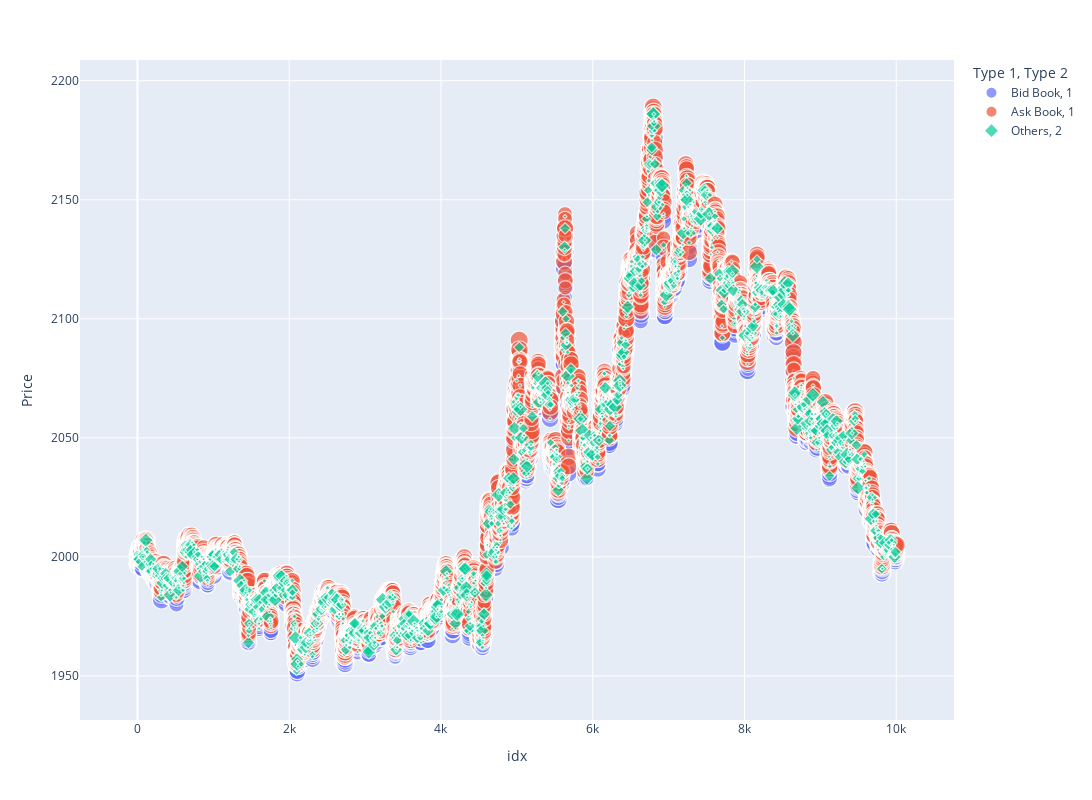

The notebook cell this image was saved under:
### Code cell
prices_csv_file = r"/Users/ysc/Desktop/imcProsperity/round1/prices_round_1_day_-2.csv"
trades_csv_file = r"/Users/ysc/Desktop/imcProsperity/round1/trades_round_1_day_-2.csv"
visr = visualizer.VisualizerRaw(prices_csv_file=prices_csv_file, trades_csv_file=trades_csv_file)
_ = visr.plot_interactive("SQUID_INK", end_timestamp=10000, display_book=True)

### Figure 1 — Plotly figure (JSON) as saved in the notebook; plotly's stock layout.template omitted (floating-point values rounded to 4 significant figures; data arrays with more than 128 entries replaced by an {"elided": "..."} marker saying what was removed)
{"data": [{"hovertemplate": "Type 1=Bid Book<br>Type 2=1<br>idx=%{x}<br>Price=%{y}<br>Quantity=%{marker.size}<extra></extra>", "legendgroup": "Bid Book, 1", "marker": {"color": "#636efa", "size": {"elided": "12351 float values"}, "sizemode": "area", "sizeref": 0.1, "symbol": "circle"}, "mode": "markers", "name": "Bid Book, 1", "showlegend": true, "type": "scattergl", "x": {"elided": "12351 float values"}, "xaxis": "x", "y": {"elided": "12351 float values"}, "yaxis": "y"}, {"hovertemplate": "Type 1=Ask Book<br>Type 2=1<br>idx=%{x}<br>Price=%{y}<br>Quantity=%{marker.size}<extra></extra>", "legendgroup": "Ask Book, 1", "marker": {"color": "#EF553B", "size": {"elided": "12758 float values"}, "sizemode": "area", "sizeref": 0.1, "symbol": "circle"}, "mode": "markers", "name": "Ask Book, 1", "showlegend": true, "type": "scattergl", "x": {"elided": "12758 float values"}, "xaxis": "x", "y": {"elided": "12758 float values"}, "yaxis": "y"}, {"hovertemplate": "Type 1=Others<br>Type 2=2<br>idx=%{x}<br>Price=%{y}<br>Quantity=%{marker.size}<extra></extra>", "legendgroup": "Others, 2", "marker": {"color": "#00cc96", "size": {"elided": "2765 float values"}, "sizemode": "area", "sizeref": 0.1, "symbol": "diamond"}, "mode": "markers", "name": "Others, 2", "showlegend": true, "type": "scattergl", "x": {"elided": "2765 float values"}, "xaxis": "x", "y": {"elided": "2765 float values"}, "yaxis": "y"}], "layout": {"height": 800, "legend": {"itemsizing": "constant", "title": {"text": "Type 1, Type 2"}, "tracegroupgap": 0}, "margin": {"t": 60}, "width": 1800, "xaxis": {"anchor": "y", "domain": [0, 1], "title": {"text": "idx"}}, "yaxis": {"anchor": "x", "domain": [0, 1], "title": {"text": "Price"}}}}
